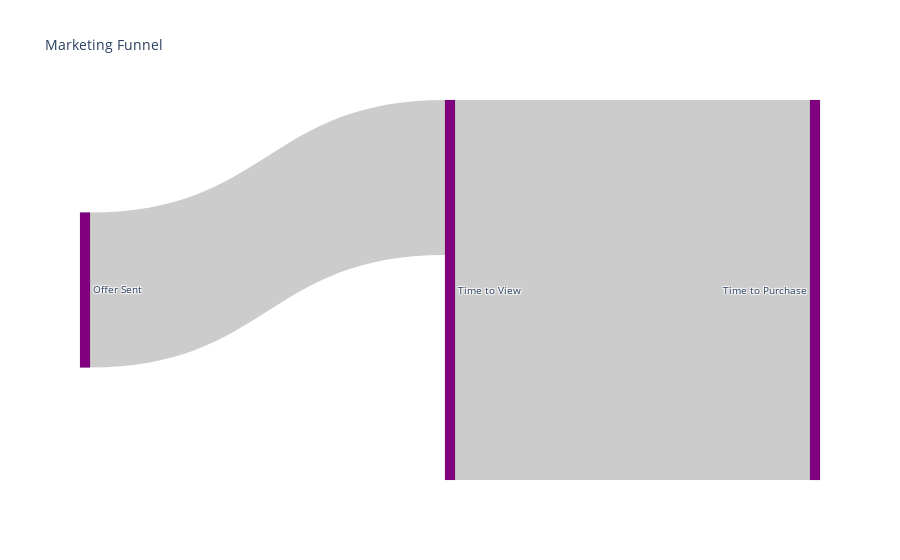

Write notebook code for a chart like this one.
### Code cell
fig = go.Figure(data=[go.Sankey(
    node = dict(
      pad = 15,
      thickness = 10,
      line = dict(color = "black", width = 0.1),
      label = ["Offer Sent", "Time to View", "Time to Purchase"],
      color = "purple"
    ),
    link = dict(
      source = [0, 1], # indices correspond to labels, eg A1, A2, A2, B1, ...
      target = [1, 2],        
      value = [df_offers["time_to_viewed"].mean(), 
              df_offers["time_to_completed"].mean()]
  ))])

fig.update_layout(title_text="Marketing Funnel", font_size=10)

### Figure 1 — Plotly figure (JSON) as saved in the notebook; plotly's stock layout.template omitted (floating-point values rounded to 4 significant figures)
{"data": [{"link": {"source": [0, 1], "target": [1, 2], "value": [25.44, 62.34]}, "node": {"color": "purple", "label": ["Offer Sent", "Time to View", "Time to Purchase"], "line": {"color": "black", "width": 0.1}, "pad": 15, "thickness": 10}, "type": "sankey"}], "layout": {"font": {"size": 10}, "title": {"text": "Marketing Funnel"}}}
